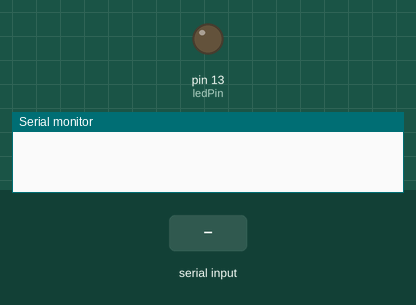
A sketch run on a simulated Arduino Uno, built with avr-gcc and run on an emulated ATmega328P. Parts: output pins drawn as LEDs (lit = HIGH), the last lines printed to the serial monitor. The test bench sets the inputs (shaded band).

Above: at 1.2 s.
1.3 s: "0" received over Serial
At 1.8 s:
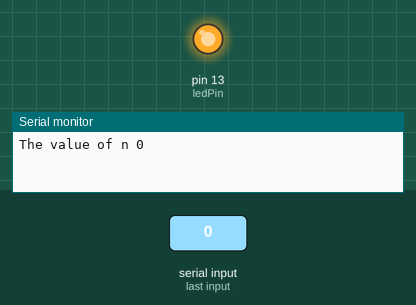
2.8 s: "1" received over Serial
At 4.2 s:
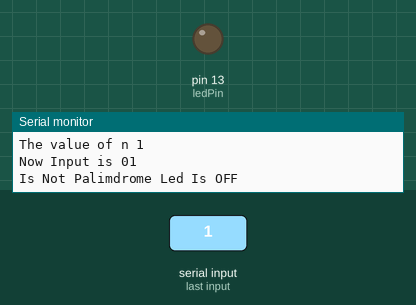
Timing chart, 0 to 5.8 s (numbered marks = the images above; inputs shaded):
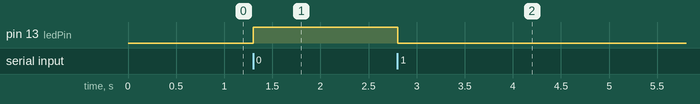

The sketch:

Lab2.ino
```cpp
char input;
String in = "";
const int ledPin = 13;
const int time_base = 500;

void setup() {
  Serial.begin(9600);
  Serial.setTimeout(10);
  pinMode(ledPin,OUTPUT);
}
void loop() {
  while (Serial.available()==0){}
  while (Serial.available() > 0){
    input = Serial.read();
    if(input == '0' || input == '1'){
      Serial.println("The value of n " + String(input));
      in.concat(input);
      if (isPalindrome(in)){
        digitalWrite(ledPin,HIGH);
        delay(time_base);
        Serial.println("Now Input is " + in);
        Serial.println("Is Palimdrome Led Is ON");
      }
      else{
        digitalWrite(ledPin,LOW);
        delay(time_base);
        Serial.println("Now Input is " + in);
        Serial.println("Is Not Palimdrome Led Is OFF");
      }
    }
  }
}

boolean isPalindrome(String original){
       String reverse = ""; // Objects of String class
      int length = original.length();
      for ( int i = length - 1; i >= 0; i-- )
         reverse = reverse + original.charAt(i);
      if (original.equals(reverse))
         return true;
      else
         return false;
}
```

Measured:
- after the input at 1.3 s, pin 13 (ledPin): LOW → HIGH at once
- after the input at 2.8 s, pin 13 (ledPin): HIGH → LOW at once
